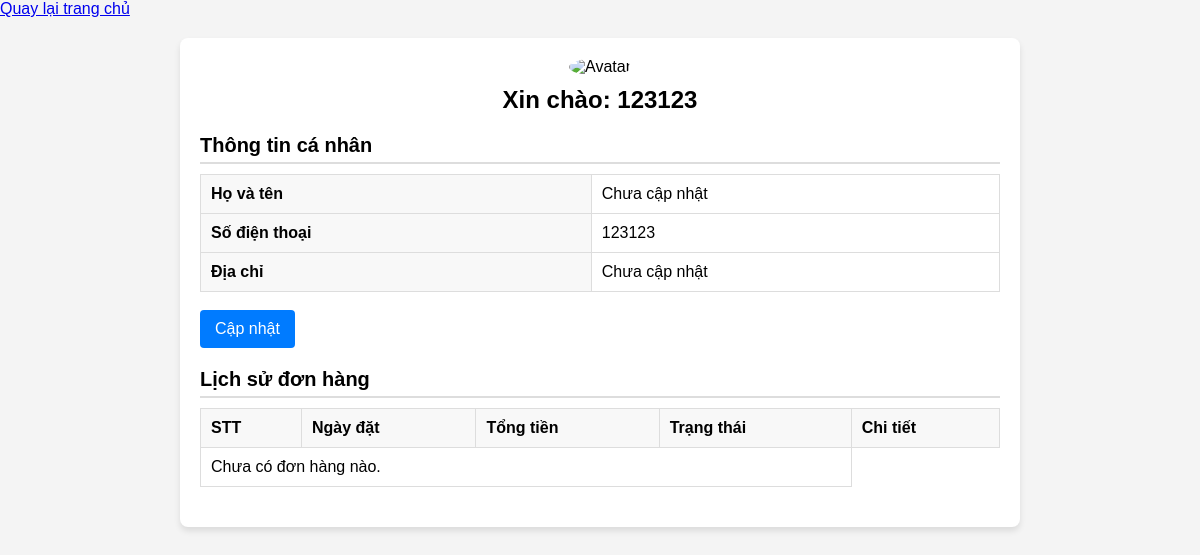
Page /user/profile.php (signed in) on the earlier database version.
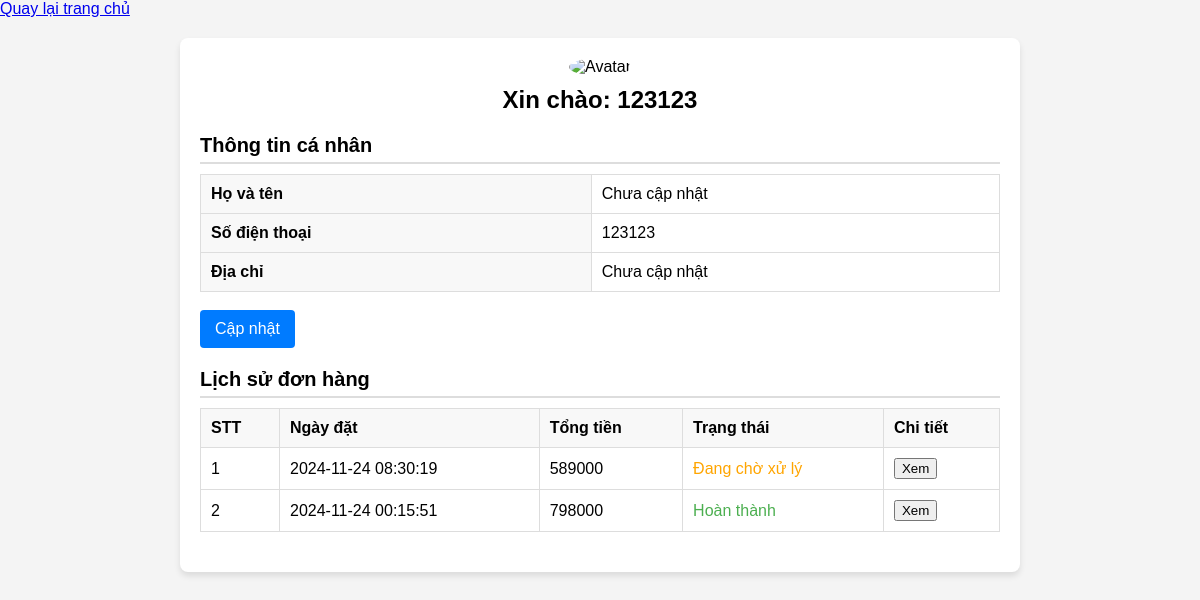
Same page on the later database version.
### tables this page shows
CREATE TABLE `t_orders` (
  `id` int(11) NOT NULL,
  `userId` int(11) DEFAULT NULL,
  `orderDate` timestamp NOT NULL DEFAULT current_timestamp(),
  `totalAmount` int(11) NOT NULL,
  `status` varchar(50) DEFAULT 'Pending',
  `address` varchar(120) NOT NULL,
  `name` varchar(50) NOT NULL,
  `phone` varchar(11) NOT NULL
);

### config/config.php (called while the page is built)
<?php
$config = [
    'HOST' => 'http://localhost/',
    'PROJECT_NAME' => 'Laptop Store',
    'ROOT_FOLDER' => 'TMPWEB'
];
$config['BASE_URL'] = $config['HOST'] . $config['ROOT_FOLDER'];
return $config;

### db/connect.php (called while the page is built, shortened)
<?php
class Database {
    private $host = 'localhost';
    private $db_name = 'db_laptop';
    private $username = 'root';
    private $password = '';
    protected $conn;
    private function connect() {
        $this->conn = null;
        try {
            $this->conn = new PDO("mysql:host={$this->host};dbname={$this->db_name}", $this->username, $this->password);
            $this->conn->setAttribute(PDO::ATTR_ERRMODE, PDO::ERRMODE_EXCEPTION);
        } catch (PDOException $e) {
            echo "Connection error: " . $e->getMessage();
        }
    }
    public function findAll($table, $conditions = [], $orderBy = 'id', $orderDirection = 'DESC', $limit = null) {
        $sql = "SELECT * FROM {$table}";
        if ($conditions) {
            $sql .= " WHERE " . implode(" AND ", array_map(fn($k) => "{$k} = :{$k}", array_keys($conditions)));
        }
        $sql .= " ORDER BY {$orderBy} {$orderDirection}";
        $stmt = $this->conn->prepare($sql);
        foreach ($conditions as $key => $value) {
            $stmt->bindValue(":{$key}", $value);
        }
        $stmt->execute();
        return $stmt->fetchAll(PDO::FETCH_ASSOC);
    }
}
?>

### user/profile.php (the view, shortened to what this page needs)
<?php
$config = require_once (dirname(__DIR__)) . '/config/config.php';
require_once (dirname(__DIR__)) . '/db/order.php';
$db = new Database();
$orderDb = new Order();
$user = $_SESSION['user'];
$orders = $db->findAll('t_orders', ['userId' => $user['id']]);
?>
<!DOCTYPE html>
<html lang="en">
<head>
    <link rel="stylesheet" href="assets/css/index.css">
    <link rel="stylesheet" href="assets/css/profile.css">
</head>
<body>
    <a href="<?php echo $config['BASE_URL']; ?>">Quay lại trang chủ</a>
    <div class="container">
        <div class="profile-header">
            <img src="" alt="Avatar">
            <h1>Xin chào: <?php echo $user['username'] ?? 'Người dùng'; ?></h1>
        </div>
        <div class="profile-section">
            <h2>Thông tin cá nhân</h2>
            <table>
                <tr>
                    <th>Họ và tên</th>
                    <td><?php echo $user['name'] ?? 'Chưa cập nhật'; ?></td>
                </tr>
                <tr>
                    <th>Số điện thoại</th>
                    <td><?php echo $user['phone'] ?? 'Chưa cập nhật'; ?></td>
                </tr>
                <tr>
                    <th>Địa chỉ</th>
                    <td><?php echo $user['address'] ?? 'Chưa cập nhật'; ?></td>
                </tr>
            </table>
            <br> <a href="edit-profile.php" class="edit-btn">Cập nhật</a>
        </div>
        <div class="profile-section">
            <h2>Lịch sử đơn hàng</h2>
            <table>
                <tr>
                    <th>STT</th>
                    <th>Ngày đặt</th>
                    <th>Tổng tiền</th>
                    <th>Trạng thái</th>
                    <th>Chi tiết</th>
                </tr>
                <?php
                if (!empty($orders)) {
                    $i = 1;
                    foreach ($orders as $order) {
                        echo "<tr>
                                <td>{$i}</td>
                                <td>{$order['orderDate']}</td>
                                <td>{$order['totalAmount']}</td>
                                <td>{$orderDb->formatOrderStatus($order['status'])}</td>
                                <td><button class='view-order' data-order-id='{$order['id']}'>Xem</button></td>
                              </tr>";
                        $i++;
                    }
                } else {
                    echo '<tr><td colspan="4">Chưa có đơn hàng nào.</td></tr>';
                }
                ?>
            </table>
        </div>
    </div>
</body>
</html>

### db/order.php (shortened to what this page needs)
<?php
require_once 'connect.php';
class Order extends Database
{
    function formatOrderStatus($status)
    {
        switch ($status) {
            case 'pending':
                return '<span style="color: orange;">Đang chờ xử lý</span>';
            case 'completed':
                return '<span style="color: #4CAF50;">Hoàn thành</span>';
        }
    }
}

Differences in the rows shown:
added t_orders: orderDate "2024-11-24 08:30:19", totalAmount "589000", status "Đang chờ xử lý"
added t_orders: orderDate "2024-11-24 00:15:51", totalAmount "798000", status "Hoàn thành"
Other differences:
text no longer shown: "Chưa có đơn hàng nào."
